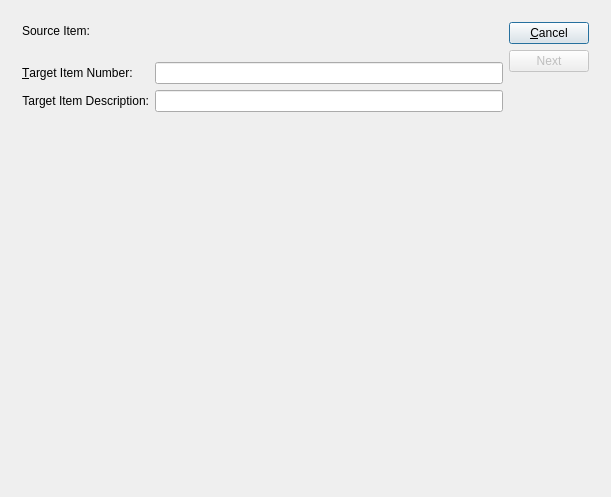
<?xml version="1.0" encoding="UTF-8"?>
<ui version="4.0">
 <comment>This file is part of the xTuple ERP: PostBooks Edition, a free and
open source Enterprise Resource Planning software suite,
Copyright (c) 1999-2019 by OpenMFG LLC, d/b/a xTuple.
It is licensed to you under the Common Public Attribution License
version 1.0, the full text of which (including xTuple-specific Exhibits)
is available at www.xtuple.com/CPAL.  By using this software, you agree
to be bound by its terms.</comment>
 <class>copyItem</class>
 <widget class="QDialog" name="copyItem">
  <property name="geometry">
   <rect>
    <x>0</x>
    <y>0</y>
    <width>611</width>
    <height>497</height>
   </rect>
  </property>
  <property name="windowTitle">
   <string>Copy Item</string>
  </property>
  <layout class="QGridLayout" name="gridLayout_3">
   <item row="0" column="0">
    <widget class="QStackedWidget" name="_pages">
     <property name="currentIndex">
      <number>0</number>
     </property>
     <widget class="QWidget" name="page">
      <layout class="QGridLayout" name="gridLayout">
       <item row="0" column="2" rowspan="3">
        <layout class="QVBoxLayout" name="verticalLayout_2">
         <item>
          <widget class="QPushButton" name="_cancel">
           <property name="text">
            <string>&amp;Cancel</string>
           </property>
          </widget>
         </item>
         <item>
          <widget class="QPushButton" name="_next">
           <property name="enabled">
            <bool>false</bool>
           </property>
           <property name="text">
            <string>Next</string>
           </property>
          </widget>
         </item>
         <item>
          <spacer name="verticalSpacer_3">
           <property name="orientation">
            <enum>Qt::Vertical</enum>
           </property>
           <property name="sizeHint" stdset="0">
            <size>
             <width>20</width>
             <height>40</height>
            </size>
           </property>
          </spacer>
         </item>
        </layout>
       </item>
       <item row="1" column="0">
        <widget class="QLabel" name="_targetItemNumberLit">
         <property name="text">
          <string>&amp;Target Item Number:</string>
         </property>
         <property name="buddy">
          <cstring>_targetItemNumber</cstring>
         </property>
        </widget>
       </item>
       <item row="1" column="1">
        <widget class="XLineEdit" name="_targetItemNumber"/>
       </item>
       <item row="2" column="0">
        <widget class="QLabel" name="_targetItemDescripLit">
         <property name="text">
          <string>Target Item Description:</string>
         </property>
         <property name="alignment">
          <set>Qt::AlignRight|Qt::AlignTrailing|Qt::AlignVCenter</set>
         </property>
        </widget>
       </item>
       <item row="2" column="1">
        <widget class="XLineEdit" name="_targetItemDescrip"/>
       </item>
       <item row="3" column="0">
        <spacer name="verticalSpacer_2">
         <property name="orientation">
          <enum>Qt::Vertical</enum>
         </property>
         <property name="sizeHint" stdset="0">
          <size>
           <width>20</width>
           <height>323</height>
          </size>
         </property>
        </spacer>
       </item>
       <item row="0" column="0" colspan="2">
        <layout class="QVBoxLayout">
         <property name="spacing">
          <number>0</number>
         </property>
         <item>
          <widget class="QLabel" name="lblSourceItemLit">
           <property name="text">
            <string>Source Item:</string>
           </property>
          </widget>
         </item>
         <item>
          <widget class="ItemCluster" name="_source" native="true">
           <property name="focusPolicy">
            <enum>Qt::StrongFocus</enum>
           </property>
          </widget>
         </item>
        </layout>
       </item>
      </layout>
     </widget>
     <widget class="QWidget" name="page_2">
      <layout class="QGridLayout" name="gridLayout_2">
       <item row="0" column="0">
        <layout class="QHBoxLayout" name="horizontalLayout">
         <item>
          <widget class="XCheckBox" name="_copyBOM">
           <property name="text">
            <string>Copy Bill of Materials</string>
           </property>
           <property name="forgetful" stdset="0">
            <bool>false</bool>
           </property>
          </widget>
         </item>
         <item>
          <widget class="XCheckBox" name="_copyItemsite">
           <property name="text">
            <string>Copy Item Sites</string>
           </property>
          </widget>
         </item>
        </layout>
       </item>
       <item row="0" column="2" rowspan="2">
        <layout class="QVBoxLayout">
         <item>
          <widget class="QPushButton" name="_close">
           <property name="text">
            <string>&amp;Cancel</string>
           </property>
          </widget>
         </item>
         <item>
          <widget class="QPushButton" name="_copy">
           <property name="enabled">
            <bool>false</bool>
           </property>
           <property name="text">
            <string>Co&amp;py</string>
           </property>
           <property name="default">
            <bool>true</bool>
           </property>
          </widget>
         </item>
         <item>
          <spacer>
           <property name="orientation">
            <enum>Qt::Vertical</enum>
           </property>
           <property name="sizeType">
            <enum>QSizePolicy::Expanding</enum>
           </property>
           <property name="sizeHint" stdset="0">
            <size>
             <width>87</width>
             <height>0</height>
            </size>
           </property>
          </spacer>
         </item>
        </layout>
       </item>
       <item row="1" column="0">
        <layout class="QHBoxLayout" name="horizontalLayout_4">
         <item>
          <layout class="QVBoxLayout" name="verticalLayout_7">
           <property name="spacing">
            <number>0</number>
           </property>
           <item>
            <widget class="XCheckBox" name="_rollupPrices">
             <property name="text">
              <string>Rollup Prices</string>
             </property>
            </widget>
           </item>
           <item>
            <spacer name="verticalSpacer">
             <property name="orientation">
              <enum>Qt::Vertical</enum>
             </property>
             <property name="sizeHint" stdset="0">
              <size>
               <width>20</width>
               <height>40</height>
              </size>
             </property>
            </spacer>
           </item>
          </layout>
         </item>
         <item>
          <layout class="QHBoxLayout" name="horizontalLayout_5">
           <item>
            <layout class="QVBoxLayout" name="verticalLayout_8">
             <property name="spacing">
              <number>0</number>
             </property>
             <item>
              <widget class="QLabel" name="_listPriceLit">
               <property name="text">
                <string>List Price:</string>
               </property>
               <property name="alignment">
                <set>Qt::AlignRight|Qt::AlignTrailing|Qt::AlignVCenter</set>
               </property>
              </widget>
             </item>
             <item>
              <widget class="QLabel" name="_listCostLit">
               <property name="text">
                <string>Wholesale Price:</string>
               </property>
               <property name="alignment">
                <set>Qt::AlignRight|Qt::AlignTrailing|Qt::AlignVCenter</set>
               </property>
              </widget>
             </item>
            </layout>
           </item>
           <item>
            <layout class="QVBoxLayout" name="verticalLayout_9">
             <property name="spacing">
              <number>0</number>
             </property>
             <item>
              <widget class="XLineEdit" name="_listPrice"/>
             </item>
             <item>
              <widget class="XLineEdit" name="_listCost"/>
             </item>
            </layout>
           </item>
          </layout>
         </item>
         <item>
          <spacer name="horizontalSpacer">
           <property name="orientation">
            <enum>Qt::Horizontal</enum>
           </property>
           <property name="sizeHint" stdset="0">
            <size>
             <width>40</width>
             <height>20</height>
            </size>
           </property>
          </spacer>
         </item>
        </layout>
       </item>
       <item row="1" column="1">
        <spacer name="horizontalSpacer_2">
         <property name="orientation">
          <enum>Qt::Horizontal</enum>
         </property>
         <property name="sizeHint" stdset="0">
          <size>
           <width>84</width>
           <height>20</height>
          </size>
         </property>
        </spacer>
       </item>
       <item row="2" column="0">
        <spacer>
         <property name="orientation">
          <enum>Qt::Vertical</enum>
         </property>
         <property name="sizeType">
          <enum>QSizePolicy::Expanding</enum>
         </property>
         <property name="sizeHint" stdset="0">
          <size>
           <width>151</width>
           <height>16</height>
          </size>
         </property>
        </spacer>
       </item>
       <item row="3" column="0" colspan="3">
        <widget class="QTabWidget" name="_tab">
         <property name="sizePolicy">
          <sizepolicy hsizetype="Expanding" vsizetype="Expanding">
           <horstretch>0</horstretch>
           <verstretch>1</verstretch>
          </sizepolicy>
         </property>
         <property name="currentIndex">
          <number>0</number>
         </property>
         <widget class="QWidget" name="_bomTab">
          <attribute name="title">
           <string>Bill of Material</string>
          </attribute>
          <layout class="QHBoxLayout" name="horizontalLayout_3">
           <item>
            <layout class="QVBoxLayout" name="verticalLayout_5">
             <item>
              <layout class="QHBoxLayout" name="horizontalLayout_2">
               <item>
                <widget class="QLabel" name="_searchForLit">
                 <property name="text">
                  <string>Search For Item:</string>
                 </property>
                 <property name="alignment">
                  <set>Qt::AlignRight|Qt::AlignTrailing|Qt::AlignVCenter</set>
                 </property>
                </widget>
               </item>
               <item>
                <widget class="XLineEdit" name="_searchForBOM"/>
               </item>
              </layout>
             </item>
             <item>
              <widget class="XTreeWidget" name="_availablebomitems" />
             </item>
            </layout>
           </item>
           <item>
            <layout class="QVBoxLayout" name="verticalLayout_3">
             <item>
              <spacer>
               <property name="orientation">
                <enum>Qt::Vertical</enum>
               </property>
               <property name="sizeType">
                <enum>QSizePolicy::Expanding</enum>
               </property>
               <property name="sizeHint" stdset="0">
                <size>
                 <width>20</width>
                 <height>20</height>
                </size>
               </property>
              </spacer>
             </item>
             <item>
              <layout class="QVBoxLayout" name="verticalLayout">
               <item>
                <widget class="QPushButton" name="_addBOM">
                 <property name="text">
                  <string>Add-&gt;</string>
                 </property>
                </widget>
               </item>
               <item>
                <widget class="QPushButton" name="_revokeBOM">
                 <property name="text">
                  <string>&lt;-Remove</string>
                 </property>
                </widget>
               </item>
              </layout>
             </item>
             <item>
              <spacer>
               <property name="orientation">
                <enum>Qt::Vertical</enum>
               </property>
               <property name="sizeType">
                <enum>QSizePolicy::Expanding</enum>
               </property>
               <property name="sizeHint" stdset="0">
                <size>
                 <width>20</width>
                 <height>20</height>
                </size>
               </property>
              </spacer>
             </item>
            </layout>
           </item>
           <item>
            <layout class="QVBoxLayout" name="verticalLayout_4">
             <item>
              <widget class="QLabel" name="_addedbomitemsLit">
               <property name="text">
                <string>Component Items:</string>
               </property>
              </widget>
             </item>
             <item>
              <widget class="XTreeWidget" name="_addedbomitems" />
             </item>
            </layout>
           </item>
          </layout>
         </widget>
         <widget class="QWidget" name="_itemsiteTab">
          <attribute name="title">
           <string>Item Site</string>
          </attribute>
          <layout class="QHBoxLayout" name="horizontalLayout_7">
           <item>
            <layout class="QVBoxLayout" name="verticalLayout_10">
             <item>
              <widget class="QLabel" name="_addeditemsitesLit">
               <property name="text">
                <string>Item Sites:</string>
               </property>
              </widget>
             </item>
             <item>
              <widget class="XTreeWidget" name="_addeditemsites" />
             </item>
            </layout>
           </item>
           <item>
            <layout class="QVBoxLayout" name="verticalLayout_11">
             <item>
              <layout class="QVBoxLayout" name="verticalLayout_12">
               <item>
                <widget class="QPushButton" name="_addItemsite">
                 <property name="text">
                  <string>Copy</string>
                 </property>
                </widget>
               </item>
               <item>
                <widget class="QPushButton" name="_revokeItemsite">
                 <property name="text">
                  <string>Remove</string>
                 </property>
                </widget>
               </item>
              </layout>
             </item>
             <item>
              <spacer>
               <property name="orientation">
                <enum>Qt::Vertical</enum>
               </property>
               <property name="sizeType">
                <enum>QSizePolicy::Expanding</enum>
               </property>
               <property name="sizeHint" stdset="0">
                <size>
                 <width>20</width>
                 <height>20</height>
                </size>
               </property>
              </spacer>
             </item>
            </layout>
           </item>
          </layout>
         </widget>
        </widget>
       </item>
      </layout>
     </widget>
    </widget>
   </item>
  </layout>
 </widget>
 <layoutdefault spacing="6" margin="11"/>
 <customwidgets>
  <customwidget>
   <class>ItemCluster</class>
   <extends>QWidget</extends>
   <header>itemcluster.h</header>
   <container>1</container>
  </customwidget>
  <customwidget>
   <class>XCheckBox</class>
   <extends>QCheckBox</extends>
   <header>xcheckbox.h</header>
  </customwidget>
  <customwidget>
   <class>XLineEdit</class>
   <extends>QLineEdit</extends>
   <header>xlineedit.h</header>
   <container>1</container>
  </customwidget>
  <customwidget>
   <class>XTreeWidget</class>
   <extends>QTreeWidget</extends>
   <header>xtreewidget.h</header>
   <container>1</container>
  </customwidget>
 </customwidgets>
 <tabstops>
  <tabstop>_source</tabstop>
  <tabstop>_targetItemNumber</tabstop>
  <tabstop>_targetItemDescrip</tabstop>
  <tabstop>_copyBOM</tabstop>
  <tabstop>_copyItemsite</tabstop>
  <tabstop>_rollupPrices</tabstop>
  <tabstop>_listPrice</tabstop>
  <tabstop>_listCost</tabstop>
  <tabstop>_copy</tabstop>
  <tabstop>_tab</tabstop>
  <tabstop>_searchForBOM</tabstop>
  <tabstop>_availablebomitems</tabstop>
  <tabstop>_addBOM</tabstop>
  <tabstop>_revokeBOM</tabstop>
  <tabstop>_addedbomitems</tabstop>
  <tabstop>_addeditemsites</tabstop>
  <tabstop>_addItemsite</tabstop>
  <tabstop>_revokeItemsite</tabstop>
 </tabstops>
 <resources/>
 <connections>
  <connection>
   <sender>_source</sender>
   <signal>valid(bool)</signal>
   <receiver>_copy</receiver>
   <slot>setEnabled(bool)</slot>
   <hints>
    <hint type="sourcelabel">
     <x>20</x>
     <y>20</y>
    </hint>
    <hint type="destinationlabel">
     <x>20</x>
     <y>20</y>
    </hint>
   </hints>
  </connection>
 </connections>
</ui>
